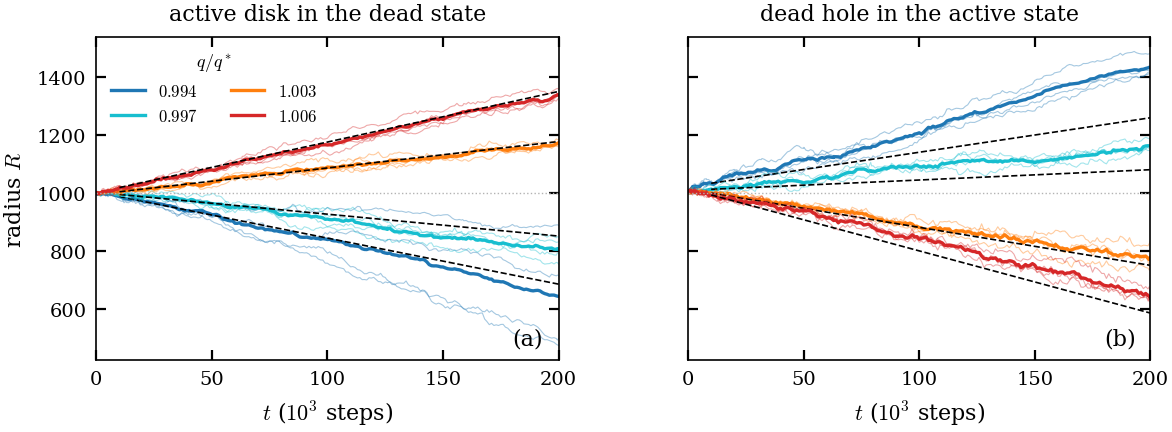

This chart was generated by the following Python code:
"""Fig. drop2: the two-droplet coexistence test at p = 1/2 (R2_drop2, L 4096, 4 seeds).  Radius of an active
disk in the dead state (left) and of a dead hole in the active state (right), both of initial radius
1000, at q/q* = 0.994, 0.997, 1.003, 1.006; R from the row profile (drop2.py).  Dashed: the growth law
dR/dt = +-v - D/R with v = 0.278 (q/q* - 0.999), the local slope and crossing of the (1,0) band of the
orientation test (R2_orient, L 4096), and D = 0.20 (Fig. 4)."""
import glob
import os
import re
import sys
from collections import defaultdict

import matplotlib.pyplot as plt
import numpy as np

from common import COL, RUNS, label, save
sys.path.insert(0, os.path.join(os.path.dirname(os.path.abspath(__file__)), "..", "..", "campaign", "round2"))
import drop2  # noqa: E402

QS, SLOPE, X0, D, R0 = 0.04596, 0.278, 0.999, 0.20, 1000   # slope and crossing from the (1,0) bands, L 4096
NAME = re.compile(r"p0\.5_a0\.5_j2_q([\d.]+)_(disk|hole)R(\d+)_L(\d+)_s(\d+)$")
COLS = {0.994: "C0", 0.997: "C9", 1.003: "C1", 1.006: "C3"}


def main():
    g = defaultdict(list)
    for f in sorted(glob.glob(os.path.join(RUNS, "R2_drop2", "out", "*.txt"))):
        prefix = f[:-4]
        m = NAME.search(os.path.basename(prefix))
        if not m or not os.path.exists(prefix + ".prof"):
            continue
        q, kind = float(m[1]), m[2]
        L, ts, prof, done = drop2.load(prefix)
        t, R_ts, R_pr = drop2.radii(L, ts, prof, kind, R0)
        g[(round(q / QS, 3), kind)].append(R_pr)
    fig, axs = plt.subplots(1, 2, figsize=(2 * COL, 2.1), gridspec_kw=dict(wspace=0.28), sharey=True)
    for ax, kind in zip(axs, ("disk", "hole")):
        for x in sorted(COLS):
            rs = g.get((x, kind), [])
            if not rs:
                continue
            n = min(len(r[0]) for r in rs)
            t = rs[0][0][:n]
            Rm = np.mean([r[1][:n] for r in rs], axis=0)
            for r in rs:
                ax.plot(r[0] / 1e3, r[1], color=COLS[x], lw=0.4, alpha=0.4)
            ax.plot(t / 1e3, Rm, color=COLS[x], lw=1.2, label=f"${x:.3f}$")
            v = SLOPE * (x - X0)
            rate = v - D / R0 if kind == "disk" else -(v + D / R0)
            sel = t >= 1e4
            ax.plot(t[sel] / 1e3, Rm[sel][0] + rate * (t[sel] - t[sel][0]), "--", color="k", lw=0.6)
        ax.set(xlabel=r"$t$ ($10^3$ steps)", xlim=(0, 200))
        ax.axhline(R0, color="0.7", lw=0.5, ls=":")
    axs[0].set(ylabel=r"radius $R$", title="active disk in the dead state")
    axs[1].set(title="dead hole in the active state")
    axs[0].legend(fontsize=6, title=r"$q/q^*$", title_fontsize=6.5, loc="upper left", ncol=2)
    label(axs[0], "(a)", x=0.9, y=0.1)
    label(axs[1], "(b)", x=0.9, y=0.1)
    save(fig, "fig_drop2")


if __name__ == "__main__":
    main()
